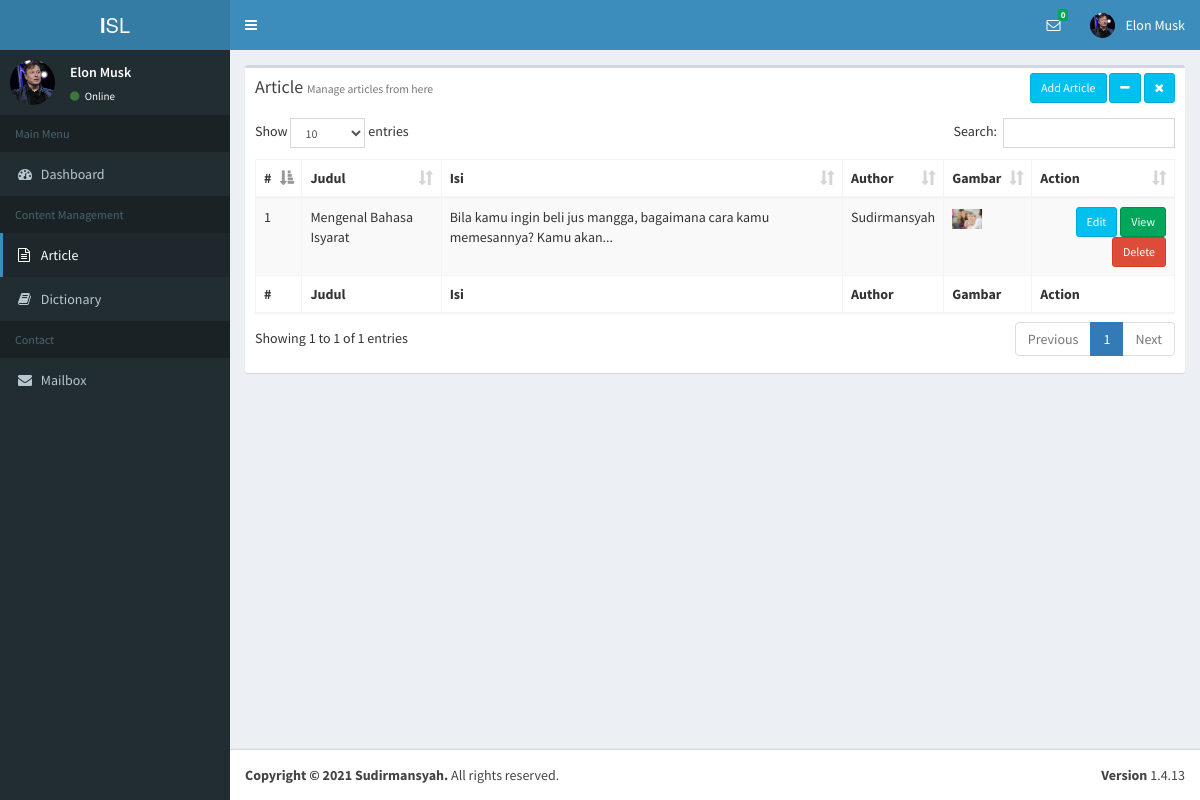
The page /admin/article/index.php (signed in) on the database its author committed.
### tables this page shows
CREATE TABLE `artikel` (
  `id` int(11) NOT NULL,
  `judul` varchar(255) NOT NULL,
  `tanggal` varchar(255) NOT NULL,
  `timestamp` varchar(255) NOT NULL,
  `isi` longtext NOT NULL,
  `gambar` varchar(255) NOT NULL,
  `author` varchar(255) NOT NULL
);

### admin/article/index.php (the view, shortened to what this page needs)
<?php
    include '../../assets/config.php';
	?>
<!DOCTYPE html>
<html>
<head>
  <link rel="stylesheet" href="../assets/bower_components/bootstrap/dist/css/bootstrap.min.css">
  <link rel="stylesheet" href="../assets/bower_components/font-awesome/css/font-awesome.min.css">
  <link rel="stylesheet" href="../assets/bower_components/Ionicons/css/ionicons.min.css">
  <link rel="stylesheet" href="../assets/dist/css/AdminLTE.min.css">
  <link rel="stylesheet" href="../assets/dist/css/skins/_all-skins.min.css">
  <link rel="stylesheet" href="../assets/bower_components/morris.js/morris.css">
  <link rel="stylesheet" href="../assets/bower_components/jvectormap/jquery-jvectormap.css">
  <link rel="stylesheet" href="../assets/bower_components/bootstrap-datepicker/dist/css/bootstrap-datepicker.min.css">
  <link rel="stylesheet" href="../assets/bower_components/bootstrap-daterangepicker/daterangepicker.css">
  <link rel="stylesheet" href="../assets/plugins/bootstrap-wysihtml5/bootstrap3-wysihtml5.min.css">
  <link rel="stylesheet" href="../assets/bower_components/datatables.net-bs/css/dataTables.bootstrap.min.css">
</head>
<body class="hold-transition skin-blue sidebar-mini">
<div class="wrapper">
  <header class="main-header">
    <a href="../index.php" class="logo">
      <span class="logo-lg"><b>I</b>SL</span>
    </a>
    <nav class="navbar navbar-static-top">
      <a href="#" class="sidebar-toggle" data-toggle="push-menu" role="button">
      </a>
      <div class="navbar-custom-menu">
        <ul class="nav navbar-nav">
        <li class="dropdown messages-menu">
            <a href="#" class="dropdown-toggle" data-toggle="dropdown">
              <i class="fa fa-envelope-o"></i>
              <span class="label label-success"><?php
              $sql5 = "SELECT COUNT(*) as `count` FROM mailbox WHERE `read` = 'n'";
              $query5 = $koneksi->query($sql5);
              $data5 = $query5->fetch_assoc();
              echo $data5["count"]?></span>
            </a>
          </li>
          <li class="dropdown user user-menu">
            <a href="#" class="dropdown-toggle" data-toggle="dropdown">
              <img src="../assets/dist/img/users/<?php echo $_SESSION["photo"]?>" class="user-image" alt="User Image">
              <span class="hidden-xs"><?php echo $_SESSION["username"]?></span>
            </a>
          </li>
        </ul>
      </div>
    </nav>
  </header>
  <aside class="main-sidebar">
    <section class="sidebar">
      <div class="user-panel">
        <div class="pull-left image">
          <img src="../assets/dist/img/users/<?php echo $_SESSION["photo"]?>" class="img-circle" alt="User Image">
        </div>
        <div class="pull-left info">
          <p><?php echo $_SESSION["username"]?></p>
          <a href="#"><i class="fa fa-circle text-success"></i> Online</a>
        </div>
      </div>
      <ul class="sidebar-menu" data-widget="tree">
      <li class="header">Main Menu</li>
        <li>
          <a href="../index.php">
            <i class="fa fa-dashboard"></i> <span>Dashboard</span>
          </a>
        </li>
        <li class="header">Content Management</li>
        <li class="active">
          <a href="../article/index.php">
            <i class="fa fa-file-text-o"></i> <span>Article</span>
          </a>
        </li>
        <?php if(in_array($_SESSION['group'], array('superadmin', 'admin'))){?>
        <li>
          <a href="../dictionary/index.php">
            <i class="fa fa-book"></i> <span>Dictionary</span>
          </a>
        </li>
        <?php } ?>
        <li class="header">Contact</li>
        <li>
          <a href="../mailbox/index.php">
            <i class="fa fa-envelope"></i> <span>Mailbox</span>
          </a>
        </li>
      </ul>
    </section>
  </aside>
  <div class="content-wrapper">
  <section class="content">
      <div class="row">
        <div class="col-xs-12">
          <div class="box">
            <div class="box-header">
              <h3 class="box-title">Article
                <small>Manage articles from here</small>
              </h3>
              <div class="pull-right box-tools">
              <a href="add.php" class="btn btn-info btn-sm">Add Article</a>
                <button type="button" class="btn btn-info btn-sm" data-widget="collapse" data-toggle="tooltip"
                        title="Collapse">
                  <i class="fa fa-minus"></i></button>
                <button type="button" class="btn btn-info btn-sm" data-widget="remove" data-toggle="tooltip"
                        title="Remove">
                  <i class="fa fa-times"></i></button>
              </div>
            </div>
            <div class="box-body">
              <table id="example1" class="table table-bordered table-striped">
                <thead>
                <tr>
                  <th>#</th>
                  <th>Judul</th>
                  <th>Isi</th>
                  <th>Author</th>
                  <th>Gambar</th>
                  <th>Action</th>
                </tr>
                </thead>
                <tbody>
                <?php
                    $no = 1;
                    $data = mysqli_query($koneksi,"SELECT * FROM artikel");
                    while($d = mysqli_fetch_array($data)){
                    ?>
                    <tr>
                        <td>
                        <?php echo  $no++; ?>
                        </td>
                        <td>
                            <?php echo $d['judul']; ?>
                        </td>
                        <td>
                          <?php $string = strip_tags($d['isi']);
                                                        if (strlen($string) > 80) {
                                                            $stringCut = substr($string, 0, 80);
                                                            $endPoint = strrpos($stringCut, ' ');
                                                            $string = $endPoint? substr($stringCut, 0, $endPoint) : substr($stringCut, 0);
                                                            $string .= '...';
                                                        }
                                                        echo $string;?>
                        </td>
                        <td><?php echo $d['author']; ?></td>
                        <td>
                        <a href="../../assets/img/artikel/<?php echo $d["gambar"]?>" target="_blank"><img src="../../assets/img/artikel/<?php echo $d["gambar"]?>" width="30px" alt="<?php echo $d["judul"]?>"></a>
                        </td>
                        <td class="project-actions text-right">
                            <a class="btn btn-info btn-sm" href="edit.php?id=<?php echo $d['id']; ?>">
                                Edit
                            </a>
                            <a class="btn btn-success btn-sm" href="view.php?id=<?php echo $d['id']; ?>">
                                View
                            </a>
                            <a class="btn btn-danger btn-sm" href="delete.php?id=<?php echo $d['id']; ?>">
                                Delete
                            </a>
                        </td>
                    </tr>
                    <?php } ?>
                </tbody>
                <tfoot>
                <tr>
                  <th>#</th>
                  <th>Judul</th>
                  <th>Isi</th>
                  <th>Author</th>
                  <th>Gambar</th>
                  <th>Action</th>
                </tr>
                </tfoot>
              </table>
            </div>
          </div>
        </div>
      </div>
    </section>
  </div>
  <footer class="main-footer">
    <div class="pull-right hidden-xs">
      <b>Version</b> 1.4.13
    </div>
    <strong>Copyright &copy; <script>document.write(new Date().getFullYear());</script> Sudirmansyah.</strong> All rights
    reserved.
  </footer>
</div>
</body>
</html>

### rows shown on the page
artikel: judul "Mengenal Bahasa Isyarat", isi "Bila kamu ingin beli jus mangga, bagaimana cara kamu memesannya? Kamu akan...", author "Sudirmansyah", gambar+judul (picture)

### other values the page prints
$data5["count"] "0"
$_SESSION["username"] "Elon Musk"
